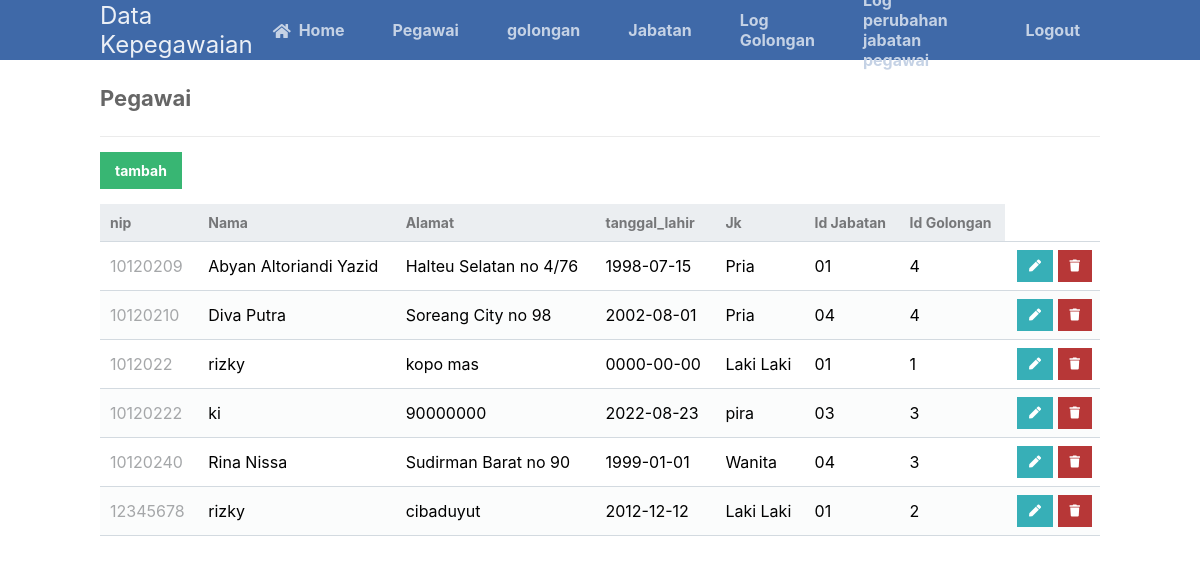
Page /pegawai.php (signed in) on the committed database.
### tables this page shows
CREATE TABLE `pegawai` (
  `nip` varchar(8) NOT NULL,
  `nama` varchar(50) NOT NULL,
  `alamat` varchar(100) NOT NULL,
  `tanggal_lahir` date DEFAULT NULL,
  `jk` varchar(10) NOT NULL,
  `id_jabatan` varchar(2) NOT NULL,
  `id_golongan` varchar(1) NOT NULL
);

### pegawai.php (the view, shortened to what this page needs)
<?php
include 'functions.php';
$pdo = pdo_connect_mysql();
$page = isset($_GET['page']) && is_numeric($_GET['page']) ? (int)$_GET['page'] : 1;
$records_per_page = 100;
$stmt = $pdo->prepare('SELECT * FROM pegawai ORDER BY nip LIMIT :current_page, :record_per_page');
$stmt->bindValue(':current_page', ($page-1)*$records_per_page, PDO::PARAM_INT);
$stmt->bindValue(':record_per_page', $records_per_page, PDO::PARAM_INT);
$stmt->execute();
$contacts = $stmt->fetchAll(PDO::FETCH_ASSOC);
?>
<?=template_header('Read')?>
<div class="content read">
	<h2>Pegawai</h2>
	<a href="create.php" class="create-contact">tambah </a>
	<table>
        <thead>
            <tr>
                <td>nip</td>
                <td>Nama</td>
                <td>Alamat</td>
                <td>tanggal_lahir</td>
                <td>Jk</td>
                <td>Id Jabatan</td>
                <td>Id Golongan</td>
            </tr>
        </thead>
        <tbody>
            <?php foreach ($contacts as $contact): ?>
            <tr>
                <td><?=$contact['nip']?></td>
                <td><?=$contact['nama']?></td>
                <td><?=$contact['alamat']?></td>
                <td><?=$contact['tanggal_lahir']?></td>
                <td><?=$contact['jk']?></td>
                <td><?=$contact['id_jabatan']?></td>
                <td><?=$contact['id_golongan']?></td>
                <td class="actions">
                    <a href="update.php?nip=<?=$contact['nip']?>" class="edit"><i class="fas fa-pen fa-xs"></i></a>
                    <a href="delete.php?nip=<?=$contact['nip']?>" class="trash"><i class="fas fa-trash fa-xs"></i></a>
                </td>
            </tr>
            <?php endforeach; ?>
        </tbody>
    </table>
</div>
<?=template_footer()?>

### style.css (style rules this page uses)
* { box-sizing: border-box; font-family: -apple-system, BlinkMacSystemFont, "segoe ui", roboto, oxygen, ubuntu, cantarell, "fira sans", "droid sans", "helvetica neue", Arial, sans-serif; font-size: 16px; -webkit-font-smoothing: antialiased; -moz-osx-font-smoothing: grayscale; }
body { background-color: #FFFFFF; margin: 0; }
.content { width: 1000px; margin: 0 auto; }
.content h2 { margin: 0; padding: 25px 0; font-size: 22px; border-bottom: 1px solid #ebebeb; color: #666666; }
.read .create-contact { display: inline-block; text-decoration: none; background-color: #38b673; font-weight: bold; font-size: 14px; color: #FFFFFF; padding: 10px 15px; margin: 15px 0; }
.read table { width: 100%; padding-top: 30px; border-collapse: collapse; }
.read table thead { background-color: #ebeef1; border-bottom: 1px solid #d3dae0; }
.read table thead td { padding: 10px; font-weight: bold; color: #767779; font-size: 14px; }
.read table tbody tr { border-bottom: 1px solid #d3dae0; }
.read table tbody tr:nth-child(even) { background-color: #fbfcfc; }
.read table tbody tr td { padding: 10px; }
.read table tbody tr td:nth-child(1) { color: #a5a7a9; }
.read table tbody tr td.actions { padding: 8px; text-align: right; }
.read table tbody tr td.actions .edit, .read table tbody tr td.actions .trash { display: inline-flex; text-align: right; text-decoration: none; color: #FFFFFF; padding: 10px 12px; }
.read table tbody tr td.actions .trash { background-color: #b73737; }
.read table tbody tr td.actions .edit { background-color: #37afb7; }

### rows in the picture
pegawai: nip "10120209", nama "Abyan Altoriandi Yazid", alamat "Halteu Selatan no 4/76", tanggal_lahir "1998-07-15", jk "Pria", id_jabatan "01", id_golongan "4"
pegawai: nip "10120210", nama "Diva Putra", alamat "Soreang City no 98", tanggal_lahir "2002-08-01", jk "Pria", id_jabatan "04", id_golongan "4"
pegawai: nip "1012022", nama "rizky", alamat "kopo mas", tanggal_lahir "0000-00-00", jk "Laki Laki", id_jabatan "01", id_golongan "1"
pegawai: nip "10120222", nama "ki", alamat "90000000", tanggal_lahir "2022-08-23", jk "pira", id_jabatan "03", id_golongan "3"
pegawai: nip "10120240", nama "Rina Nissa", alamat "Sudirman Barat no 90", tanggal_lahir "1999-01-01", jk "Wanita", id_jabatan "04", id_golongan "3"
pegawai: nip "12345678", nama "rizky", alamat "cibaduyut", tanggal_lahir "2012-12-12", jk "Laki Laki", id_jabatan "01", id_golongan "2"
